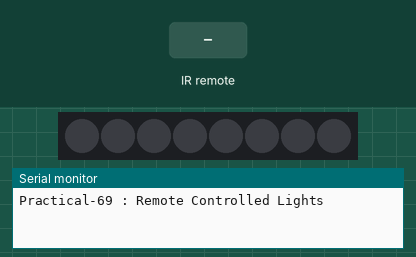
A sketch run on a simulated Arduino Uno, built with avr-gcc and run on an emulated ATmega328P. Parts: 8 RGB LEDs in strip order, left to right, the last lines printed to the serial monitor. Inputs (shaded band) come from the test bench.

Above: at 1.2 s.
1.3 s: infrared code 0x19 received
At 1.37 s:
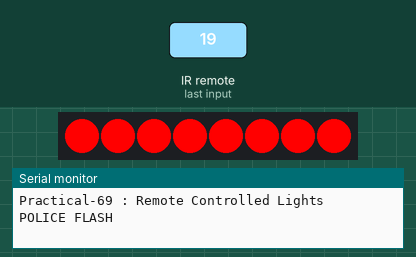
3.2 s: infrared code 0x1B received
At 5.5 s:
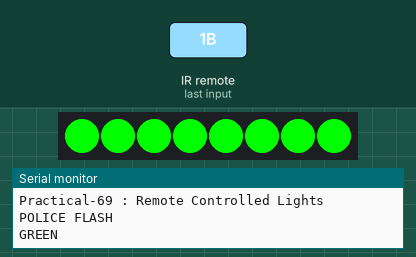
5.8 s: infrared code 0xC received
At 6.2 s:
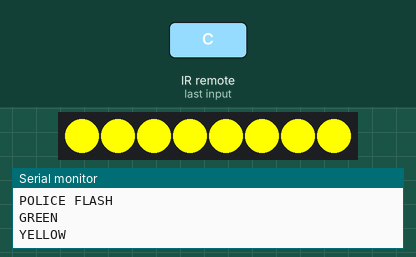
7.3 s: infrared code 0xD received
At 8.5 s:
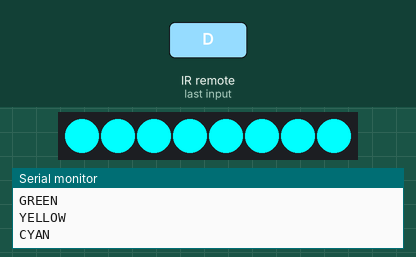
8.8 s: infrared code 0xE received
At 9.6 s:
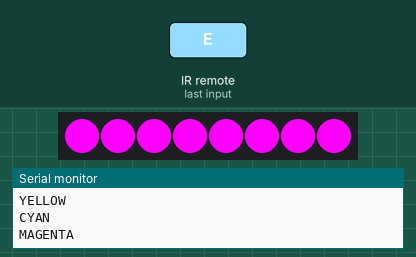
10.3 s: infrared code 0x0 received
At 10.8 s:
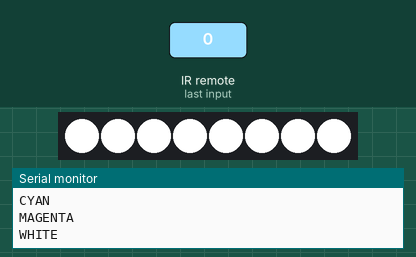
Timing chart, 0 to 12.8 s (numbered marks = the images above; inputs shaded):
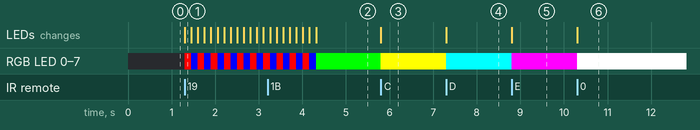

The sketch:

Practical_69.ino
```cpp
/*
==================================================
Practical-69 : Remote Controlled Lights
==================================================

Objective:
To control the onboard WS2812B RGB LEDs wirelessly
using an IR Remote.

Hardware Required:
• Autobotix Robotics Board
• IR Remote
• Onboard TSOP IR Receiver
• Onboard WS2812B RGB LEDs

Pin Mapping:

TSOP Receiver  -> D3
WS2812B RGB    -> D11

Button Mapping:

POWER -> RGB OFF

1 -> RED
2 -> GREEN
3 -> BLUE
4 -> YELLOW
5 -> CYAN
6 -> MAGENTA
7 -> WHITE
8 -> Rainbow Effect
9 -> Police Flash
0 -> RGB OFF

==================================================
*/

#include <IRremote.hpp>
#include <Adafruit_NeoPixel.h>

#define IR_PIN      3
#define RGB_PIN     11
#define NUM_LEDS    8

Adafruit_NeoPixel rgb(NUM_LEDS, RGB_PIN, NEO_GRB + NEO_KHZ800);

//------------- Remote Commands -------------

#define POWER   0x1

#define BTN1    0xA
#define BTN2    0x1B
#define BTN3    0x1F
#define BTN4    0xC
#define BTN5    0xD
#define BTN6    0xE
#define BTN7    0x0
#define BTN8    0xF
#define BTN9    0x19
#define BTN0    0x7

//-------------------------------------------

void showColor(uint8_t r,uint8_t g,uint8_t b)
{
  for(int i=0;i<NUM_LEDS;i++)
  {
    rgb.setPixelColor(i,rgb.Color(r,g,b));
  }

  rgb.show();
}

void rgbOff()
{
  rgb.clear();
  rgb.show();
}

void rainbow()
{
  for(int j=0;j<256;j++)
  {
    for(int i=0;i<NUM_LEDS;i++)
    {
      rgb.setPixelColor(i,
      rgb.gamma32(rgb.ColorHSV((i*65536L/NUM_LEDS)+(j*256))));
    }

    rgb.show();
    delay(10);

    if(IrReceiver.decode())
    {
      IrReceiver.resume();
      return;
    }
  }
}

void policeFlash()
{
  for(int k=0;k<10;k++)
  {
    showColor(255,0,0);
    delay(150);

    showColor(0,0,255);
    delay(150);
  }

  rgbOff();
}

void setup()
{
  Serial.begin(9600);

  rgb.begin();
  rgb.clear();
  rgb.show();

  IrReceiver.begin(IR_PIN, ENABLE_LED_FEEDBACK);

  Serial.println("Practical-69 : Remote Controlled Lights");
}

void loop()
{
  if(IrReceiver.decode())
  {
    byte cmd = IrReceiver.decodedIRData.command;

    switch(cmd)
    {
      case POWER:
      case BTN0:
        rgbOff();
        Serial.println("RGB OFF");
      break;

      case BTN1:
        showColor(255,0,0);
        Serial.println("RED");
      break;

      case BTN2:
        showColor(0,255,0);
        Serial.println("GREEN");
      break;

      case BTN3:
        showColor(0,0,255);
        Serial.println("BLUE");
      break;

      case BTN4:
        showColor(255,255,0);
        Serial.println("YELLOW");
      break;

      case BTN5:
        showColor(0,255,255);
        Serial.println("CYAN");
      break;

      case BTN6:
        showColor(255,0,255);
        Serial.println("MAGENTA");
      break;

      case BTN7:
        showColor(255,255,255);
        Serial.println("WHITE");
      break;

      case BTN8:
        Serial.println("RAINBOW");
        rainbow();
      break;

      case BTN9:
        Serial.println("POLICE FLASH");
        policeFlash();
      break;
    }

    IrReceiver.resume();
  }
}
```

Measured:
- after the input at 1.3 s, RGB LED 0–7: alternates RGB(255, 0, 0) for 0.15 s and RGB(0, 0, 255) for 0.15 s, starting at once; the LEDs: change at once (image 1)
- after the input at 3.2 s, the LEDs: first differ from a run without the input after 1.1 s (image 2)
- after the input at 5.8 s, RGB LED 0–7: RGB(0, 255, 0) → RGB(255, 255, 0) at once; the LEDs: change at once (image 3)
- after the input at 7.3 s, RGB LED 0–7: RGB(255, 255, 0) → RGB(0, 255, 255) at once; the LEDs: change at once (image 4)
- after the input at 8.8 s, RGB LED 0–7: RGB(0, 255, 255) → RGB(255, 0, 255) at once; the LEDs: change at once (image 5)
- after the input at 10.3 s, RGB LED 0–7: RGB(255, 0, 255) → RGB(255, 255, 255) at once; the LEDs: change at once (image 6)
